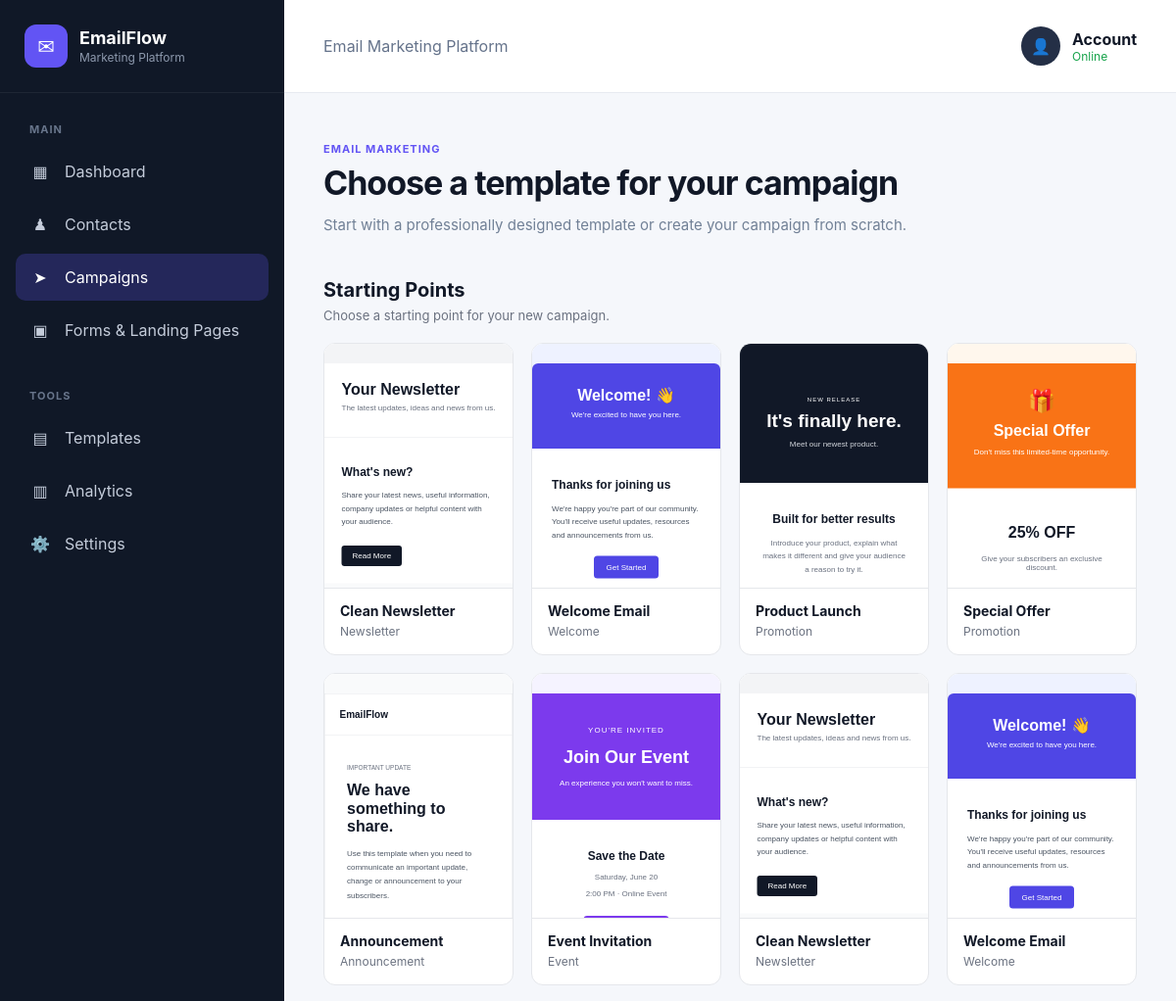
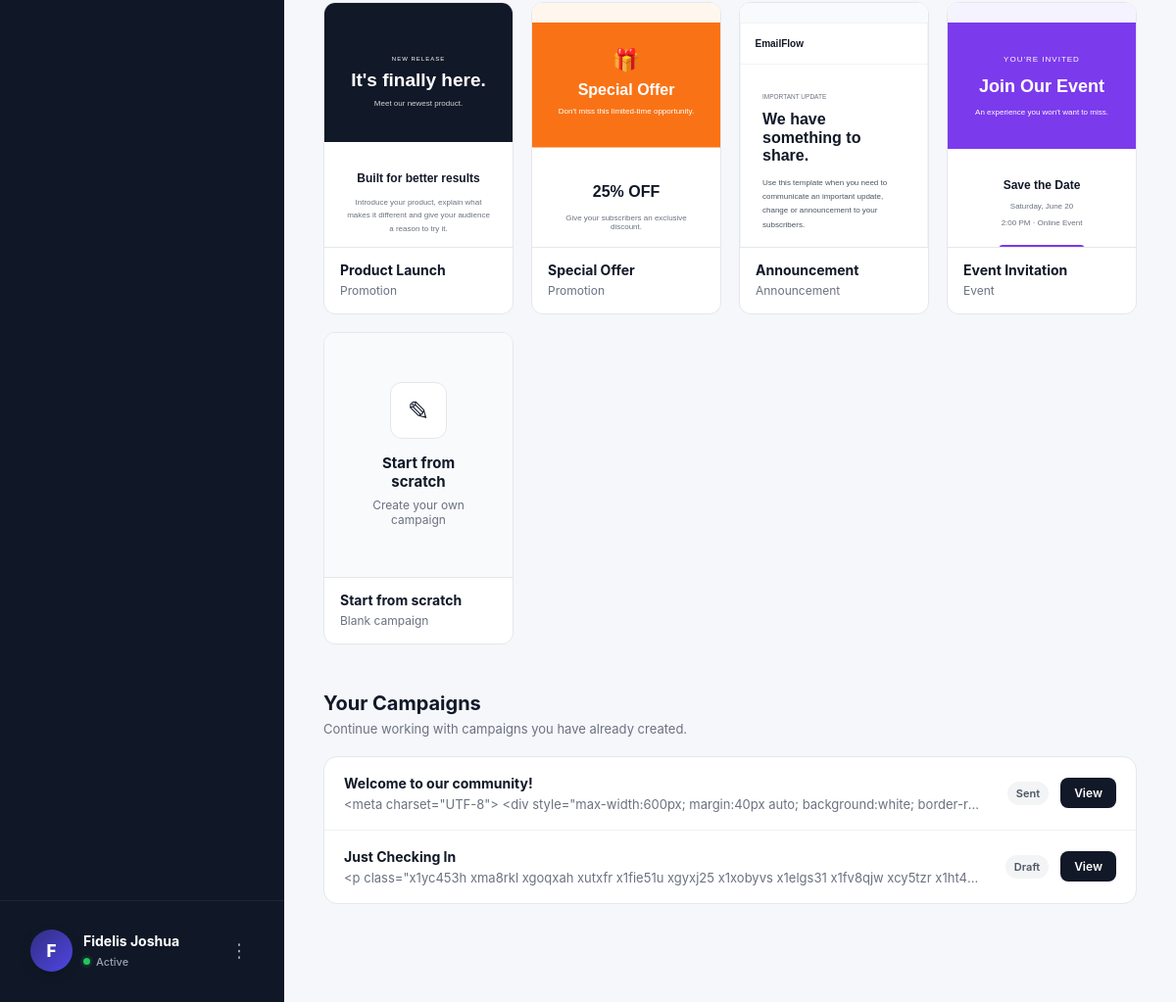
The app's page /campaigns (signed in) with its own data (2 pictures, top to bottom).
### models.py (models this page shows, shortened)
class Template(db.Model):
    __tablename__ = "templates"
    id = db.Column(db.Integer, primary_key=True)
    name = db.Column(db.String(150), nullable=False)
    subject = db.Column(db.String(255), nullable=False)
    content = db.Column(db.Text, nullable=False)
    category = db.Column(
        db.String(100),
        nullable=False,
        default="General"
    )
    html_content = db.Column(db.Text, nullable=True)
    is_system_template = db.Column(
        db.Boolean,
        nullable=False,
        default=False
    )
    created_by = db.Column(
        db.Integer,
        db.ForeignKey("users.id"),
        nullable=True
    )
    created_at = db.Column(
        db.DateTime,
        default=datetime.now(UTC),
        nullable=False
    )

class Campaign(db.Model):
    __tablename__ = "campaigns"
    id = db.Column(db.Integer, primary_key=True)
    subject = db.Column(db.String(255), nullable=False)
    message = db.Column(db.Text, nullable=False)
    status = db.Column(
        db.String(20),
        default="Draft",
        nullable=False
    )
    sent_count = db.Column(
        db.Integer,
        default=0,
        nullable=False
    )
    failed_count = db.Column(
        db.Integer,
        default=0,
        nullable=False
    )
    created_at = db.Column(
        db.DateTime,
        default=datetime.now(UTC),
        nullable=False
    )
    created_by = db.Column(
        db.Integer,
        db.ForeignKey("users.id"),
        nullable=False
    )

### app.py (the view)
@app.route("/campaigns")
def campaigns():
    if "user_id" not in session:
        return redirect(
            url_for("login")
        )
    user_id = session["user_id"]
    template_list = Template.query.filter(
        (Template.is_system_template.is_(True)) |
        (Template.created_by == user_id)
    ).order_by(
        Template.is_system_template.desc(),
        Template.created_at.desc()
    ).all()
    campaign_list = Campaign.query.filter_by(
        created_by=user_id
    ).order_by(
        Campaign.created_at.desc()
    ).all()
    return render_template(
        "campaigns.html",
        templates=template_list,
        campaigns=campaign_list
    )

### templates/campaigns.html (shortened to what this page needs)
{% extends "dashboard_base.html" %}
{% block content %}
<div class="campaign-starting-page">
    <div class="campaign-starting-header">
        <div>
            <div class="page-eyebrow">
                EMAIL MARKETING
            </div>
            <h1 class="page-title">
                Choose a template for your campaign
            </h1>
            <p class="page-subtitle">
                Start with a professionally designed template or create your campaign from scratch.
            </p>
        </div>
    </div>
    {% set user_templates = templates
        |selectattr("is_system_template", "equalto", false)
        |list
    %}
    <section class="campaign-template-section">
        <div class="campaign-section-heading">
            <div>
                <h2>
                    Starting Points
                </h2>
                <p>
                    Choose a starting point for your new campaign.
                </p>
            </div>
        </div>
        <div class="campaign-template-grid">
            {% for template in templates
                if template.is_system_template
            %}
            <a
                href="{{ url_for(
                    'create_campaign',
                    template_id=template.id
                ) }}"
                class="campaign-starting-card"
            >
                <div class="campaign-card-preview">
                    {% if template.html_content %}
                        <iframe
                            srcdoc="{{ template.html_content|e }}"
                            title="{{ template.name }}"
                            sandbox="allow-same-origin"
                            scrolling="no"
                        ></iframe>
                    {% endif %}
                </div>
                <div class="campaign-card-details">
                    <h3>
                        {{ template.name }}
                    </h3>
                    <span>
                        {{ template.category }}
                    </span>
                </div>
            </a>
            {% endfor %}
            <a
                href="{{ url_for('create_campaign') }}"
                class="campaign-starting-card scratch-card"
            >
                <div class="campaign-card-preview scratch-preview">
                    <div class="scratch-icon">
                        ✎
                    </div>
                    <strong>
                        Start from scratch
                    </strong>
                    <span>
                        Create your own campaign
                    </span>
                </div>
                <div class="campaign-card-details">
                    <h3>
                        Start from scratch
                    </h3>
                    <span>
                        Blank campaign
                    </span>
                </div>
            </a>
        </div>
    </section>
    {% if campaigns %}
    <section class="campaign-existing-section">
        <div class="campaign-section-heading">
            <div>
                <h2>
                    Your Campaigns
                </h2>
                <p>
                    Continue working with campaigns you have already created.
                </p>
            </div>
        </div>
        <div class="campaign-existing-list">
            {% for campaign in campaigns %}
            <div class="campaign-existing-item">
                <div class="campaign-existing-info">
                    <h3>
                        {{ campaign.subject }}
                    </h3>
                    <p>
                        {{ campaign.message[:120] }}
                    </p>
                </div>
                <div class="campaign-existing-meta">
                    <span class="campaign-status">
                        {{ campaign.status }}
                    </span>
                    <a
                        href="{{ url_for(
                            'preview_campaign',
                            campaign_id=campaign.id
                        ) }}"
                        class="campaign-view-button"
                    >
                        View
                    </a>
                </div>
            </div>
            {% endfor %}
        </div>
    </section>
    {% endif %}
</div>
{% endblock %}

### static/css/style.css (style rules this page uses)
* { box-sizing: border-box; }
body { margin: 0; font-family: Inter, Arial, sans-serif; color: #111827; background: #f5f7fb; }
a { text-decoration: none; }
.page-eyebrow { color: #6254f4; font-size: 11px; font-weight: 700; letter-spacing: 1.2px; margin-bottom: 8px; }
.dashboard-title, .page-title { margin: 0; color: #111827; font-size: 32px; font-weight: 700; letter-spacing: -0.8px; }
.dashboard-subtitle, .page-subtitle { margin: 8px 0 0; color: #718096; font-size: 15px; line-height: 1.6; }
.page-eyebrow { color: #6254f4; font-size: 12px; font-weight: 700; letter-spacing: 1px; margin-bottom: 8px; }
.page-title { margin: 0; font-size: 36px; font-weight: 700; letter-spacing: -1px; }
.page-subtitle { margin: 8px 0 0; color: #718096; line-height: 1.6; }
.page-eyebrow { color: #6254f4; font-size: 11px; font-weight: 700; letter-spacing: 1px; margin-bottom: 8px; }
.page-title { margin: 0; font-size: 34px; line-height: 1.2; color: #111827; }
.page-subtitle { margin: 10px 0 0; color: #718096; font-size: 15px; line-height: 1.6; }

### templates/campaigns.html (style rules this page uses)
.campaign-starting-page { width: 100%; max-width: 1200px; margin: 0 auto; padding: 10px 0 60px; }
.campaign-starting-header { margin-bottom: 42px; }
.campaign-starting-header .page-title { margin-bottom: 8px; }
.campaign-starting-header .page-subtitle { max-width: 720px; }
.campaign-template-section { margin-bottom: 48px; }
.campaign-section-heading { display: flex; justify-content: space-between; align-items: flex-end; margin-bottom: 20px; }
.campaign-section-heading h2 { margin: 0; font-size: 20px; font-weight: 700; color: #111827; }
.campaign-section-heading p { margin: 6px 0 0; color: #6b7280; font-size: 13px; }
.campaign-template-grid { display: grid; grid-template-columns: repeat(4, minmax(0, 1fr)); gap: 18px; }
.campaign-starting-card { display: block; text-decoration: none; color: inherit; background: #ffffff; border: 1px solid #e5e7eb; border-radius: 12px; overflow: hidden; transition: transform 0.2s ease, box-shadow 0.2s ease, border-color 0.2s ease; }
.campaign-card-preview { height: 250px; background: #f8fafc; overflow: hidden; position: relative; border-bottom: 1px solid #e5e7eb; }
.campaign-card-preview iframe { width: 200%; height: 500px; border: none; transform: scale(0.5); transform-origin: top left; pointer-events: none; display: block; background: #ffffff; }
.campaign-card-details { padding: 14px 16px 16px; }
.campaign-card-details h3 { margin: 0; color: #111827; font-size: 14px; font-weight: 700; }
.campaign-card-details span { display: block; margin-top: 5px; color: #6b7280; font-size: 12px; }
.scratch-preview { display: flex; flex-direction: column; align-items: center; justify-content: center; text-align: center; padding: 30px; background: #f8fafc; }
.scratch-icon { width: 58px; height: 58px; display: flex; align-items: center; justify-content: center; margin-bottom: 15px; border-radius: 12px; background: #ffffff; border: 1px solid #e5e7eb; font-size: 27px; }
.scratch-preview strong { font-size: 15px; color: #111827; }
.scratch-preview > span { margin-top: 7px; color: #6b7280; font-size: 12px; }
.campaign-existing-section { margin-top: 20px; }
.campaign-existing-list { background: #ffffff; border: 1px solid #e5e7eb; border-radius: 14px; overflow: hidden; }
.campaign-existing-item { display: flex; align-items: center; justify-content: space-between; gap: 20px; padding: 18px 20px; border-bottom: 1px solid #f0f1f3; }
.campaign-existing-item:last-child { border-bottom: none; }
.campaign-existing-info { min-width: 0; }
.campaign-existing-info h3 { margin: 0 0 5px; font-size: 14px; color: #111827; }
.campaign-existing-info p { margin: 0; color: #6b7280; font-size: 13px; white-space: nowrap; overflow: hidden; text-overflow: ellipsis; max-width: 650px; }
.campaign-existing-meta { display: flex; align-items: center; gap: 12px; flex-shrink: 0; }
.campaign-status { padding: 5px 9px; border-radius: 999px; background: #f3f4f6; color: #4b5563; font-size: 11px; font-weight: 600; }
.campaign-view-button { display: inline-flex; align-items: center; justify-content: center; padding: 8px 14px; border-radius: 8px; background: #111827; color: #ffffff; font-size: 12px; font-weight: 600; text-decoration: none; }

### records on screen
Template: name "Clean Newsletter", category "Newsletter"
Template: name "Welcome Email", category "Welcome"
Template: name "Product Launch", category "Promotion"
Template: name "Special Offer", category "Promotion"
Template: name "Announcement", category "Announcement"
Template: name "Event Invitation", category "Event"
Template: name "Clean Newsletter", category "Newsletter"
Template: name "Welcome Email", category "Welcome"
Template: name "Product Launch", category "Promotion"
Template: name "Special Offer", category "Promotion"
Template: name "Announcement", category "Announcement"
Template: name "Event Invitation", category "Event"
Campaign: subject "Welcome to our community!", message "<meta charset=\"UTF-8\"> <div style=\"max-width:600px; margin:40px auto; background:white; border-r…", status "Sent"
Campaign: subject "Just Checking In", message "<p class=\"x1yc453h xma8rkl xgoqxah xutxfr x1fie51u xgyxj25 x1xobyvs x1elgs31 x1fv8qjw xcy5tzr x1ht4…", status "Draft"

### other values on screen
{{ session.get("user_name")[0]|upper }} "F"
{{ session.get("user_name", "Account") }} "Fidelis Joshua"
